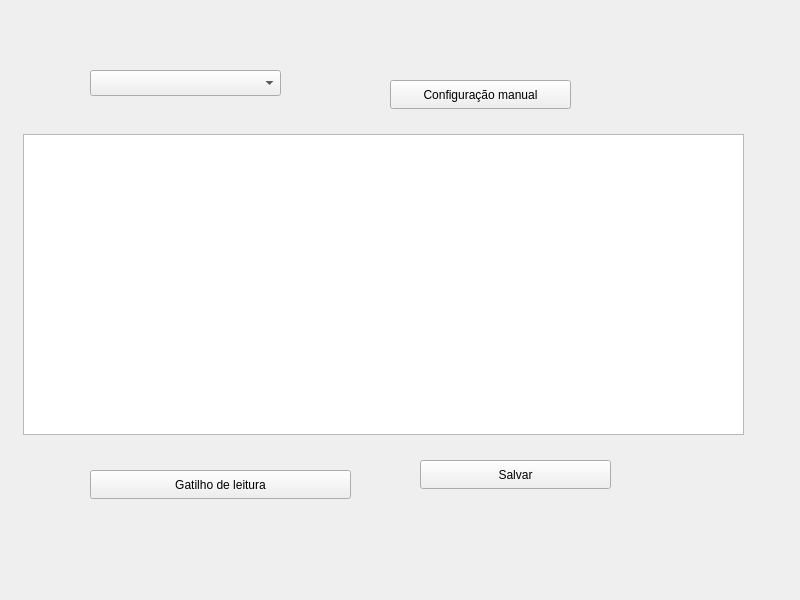
<?xml version="1.0" encoding="UTF-8"?>
<ui version="4.0">
 <class>MainWindow</class>
 <widget class="QMainWindow" name="MainWindow">
  <property name="geometry">
   <rect>
    <x>0</x>
    <y>0</y>
    <width>800</width>
    <height>600</height>
   </rect>
  </property>
  <property name="windowTitle">
   <string>MainWindow</string>
  </property>
  <widget class="QWidget" name="centralwidget">
   <widget class="QComboBox" name="comboPerfis">
    <property name="geometry">
     <rect>
      <x>90</x>
      <y>70</y>
      <width>191</width>
      <height>26</height>
     </rect>
    </property>
   </widget>
   <widget class="QPushButton" name="btnConfigManual">
    <property name="geometry">
     <rect>
      <x>390</x>
      <y>80</y>
      <width>181</width>
      <height>29</height>
     </rect>
    </property>
    <property name="text">
     <string>Configuração manual</string>
    </property>
   </widget>
   <widget class="QPushButton" name="btnIniciarDownload">
    <property name="geometry">
     <rect>
      <x>90</x>
      <y>470</y>
      <width>261</width>
      <height>29</height>
     </rect>
    </property>
    <property name="text">
     <string>Gatilho de leitura</string>
    </property>
   </widget>
   <widget class="QPushButton" name="btnSalvar">
    <property name="geometry">
     <rect>
      <x>420</x>
      <y>460</y>
      <width>191</width>
      <height>29</height>
     </rect>
    </property>
    <property name="text">
     <string>Salvar</string>
    </property>
   </widget>
   <widget class="QTextEdit" name="txtLog">
    <property name="geometry">
     <rect>
      <x>23</x>
      <y>134</y>
      <width>721</width>
      <height>301</height>
     </rect>
    </property>
   </widget>
  </widget>
 </widget>
 <resources/>
 <connections/>
</ui>
